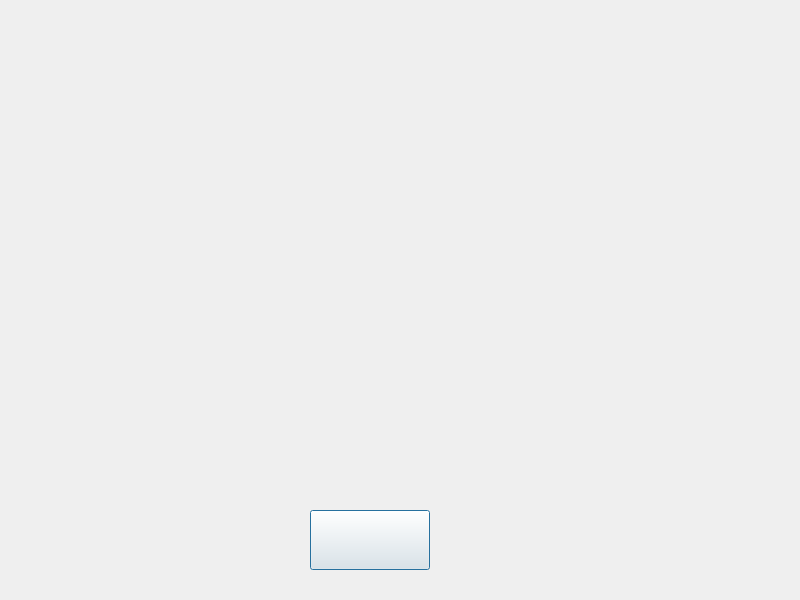
<?xml version="1.0" encoding="UTF-8"?>
<ui version="4.0">
 <class>pricecheck</class>
 <widget class="QDialog" name="pricecheck">
  <property name="geometry">
   <rect>
    <x>0</x>
    <y>0</y>
    <width>800</width>
    <height>600</height>
   </rect>
  </property>
  <property name="windowTitle">
   <string>Dialog</string>
  </property>
  <widget class="QLabel" name="chargesType">
   <property name="geometry">
    <rect>
     <x>330</x>
     <y>260</y>
     <width>141</width>
     <height>40</height>
    </rect>
   </property>
   <property name="text">
    <string/>
   </property>
  </widget>
  <widget class="QPushButton" name="signOut">
   <property name="geometry">
    <rect>
     <x>310</x>
     <y>510</y>
     <width>120</width>
     <height>60</height>
    </rect>
   </property>
   <property name="text">
    <string/>
   </property>
  </widget>
  <widget class="QLabel" name="courierframe">
   <property name="geometry">
    <rect>
     <x>300</x>
     <y>80</y>
     <width>203</width>
     <height>102</height>
    </rect>
   </property>
   <property name="text">
    <string/>
   </property>
  </widget>
  <widget class="QLabel" name="userframe">
   <property name="geometry">
    <rect>
     <x>220</x>
     <y>220</y>
     <width>154</width>
     <height>207</height>
    </rect>
   </property>
  </widget>
  <widget class="QLabel" name="defaultdebframe">
   <property name="geometry">
    <rect>
     <x>400</x>
     <y>300</y>
     <width>175</width>
     <height>129</height>
    </rect>
   </property>
   <property name="text">
    <string/>
   </property>
  </widget>
 </widget>
 <resources/>
 <connections/>
</ui>
